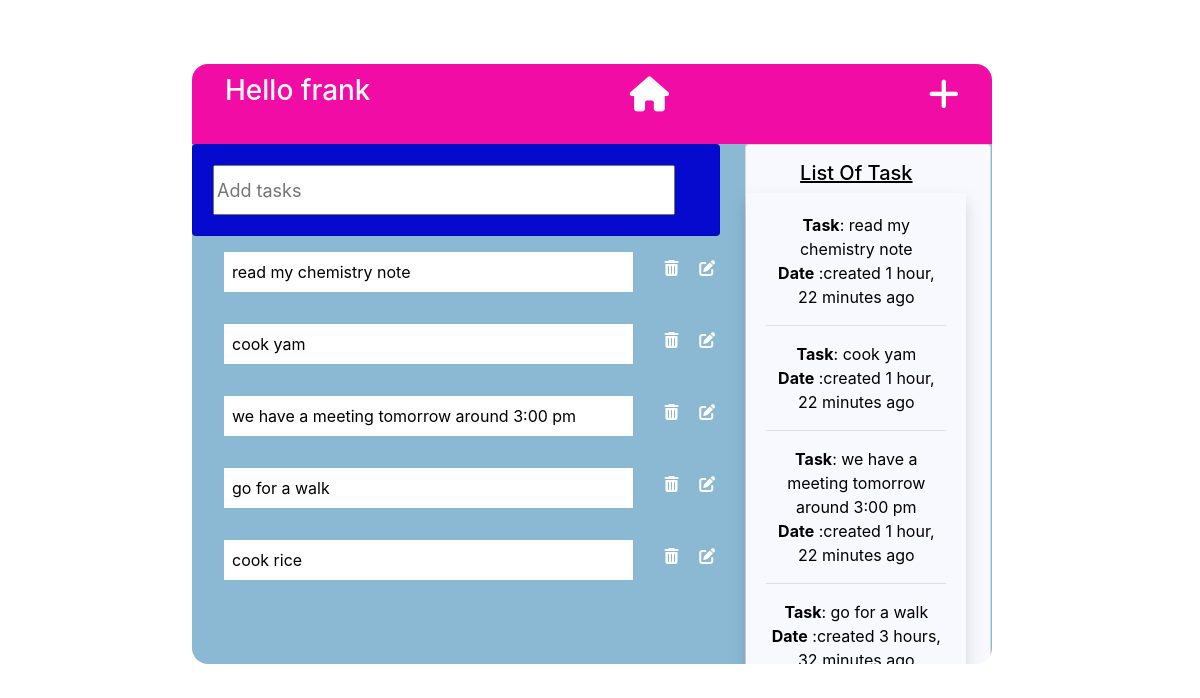
Screenshot of / (signed in) with the database file from the repository.
### app/models.py (models this page shows, shortened)
class Todo(models.Model):
    name = models.CharField(max_length=1000, blank=False, null=True)
    created = models.DateTimeField(auto_now_add=True)
    user = models.ForeignKey(User, on_delete=models.CASCADE)
    image = models.ImageField(upload_to='media', default='default')
    class Meta:
        ordering = ['-created']

### app/views.py (the view)
# urls.py: path('', views.home, name='home'),
def home(request):
    todo = Todo.objects.all()
    if request.method =='POST':
        forms = TodoForm(request.POST)
        if forms.is_valid():
            instance = forms.save(commit=False)
            instance.user = request.user
            instance.save()
            return redirect('home')
    else:
        forms = TodoForm()
    return render(request, 'home.html', {'forms':forms,'todos':todo} )

### app/forms.py
class TodoForm(ModelForm):
    name =forms.CharField(widget=forms.TextInput
                          (attrs={'class':'forms-control', 'placeholder':'Add tasks'}), label='')
    class Meta:
        model = Todo
        fields = ['name']

### app/templates/home.html (shortened to what this page needs)
{% extends 'base.html' %}
{% load static %}
{% block content %}
<link rel="stylesheet" href="{% static 'css/style.css' %}">
<link rel="stylesheet" href="https://cdnjs.cloudflare.com/ajax/libs/font-awesome/6.7.2/css/all.min.css">
<div class="menu">
    <nav>
        <div class="ul">
            <h3>Hello {{user.username}}</h3>
            <li><a href="{% url 'home' %}" title="home"><i class="fa-solid fa-house"></i></a></li>
            <li>
                <a href="" title="add task" data-toggle="modal" data-target="#exampleModal">
                    <i class="fa-solid fa-plus"></i>
                </a>
            </li>
    </nav>
    <div class="row">
        <div class="col-md-8 ">
            <div class="card" style="width: 33rem">
                <div class="card-body ">
                    <form action="" method="post">
                        {{forms}}
                    </form>
                </div>
            </div>
            {% for item in todos %}
            <div style="display: flex;">
                <p class="item_name"> {{item.name}} </p>
                <a href="{% url 'delete' item.id %}" title="Delete">
                    <i class="fa-solid fa-trash-can mt-4 pr-2" style="font-size: 16px;"></i></a>
                <a href="{% url 'update' item.id %} " title="Edit"><i class="fa-solid fa-pen-to-square mt-4"
                        style="font-size: 16px; margin-left: 0.8rem;"></i></a>
            </div>
            {% endfor %}
        </div>
        <div class="col-md-1" style=" height: 100%;">
            <div class="card" style="width: 246px; background:ghostwhite; height: 100%;">
                <h5 style="color: black; text-decoration: underline; padding-top: 1rem;">List Of Task</h5>
                <div class="card-body shadow" style="height: 100%;">
                    {% for list in todos %}
                    <p><b>Task</b>: {{list.name}} <br>
                        <b>Date</b> :created {{list.created|timesince}} ago
                    </p>
                    <hr>
                    {% endfor %}
                </div>
            </div>
        </div>
    </div>
</div>
{% endblock %}

### static/css/style.css (style rules this page uses)
.card { background: #060acf; color:black; text-align: center; justify-content: center; display: block; width: 400px; max-width: 800px; padding-right: 1.5rem; }
body { color: white; }

### app/templates/home.html (style rules this page uses)
.menu { justify-content: center; align-items: center; display: block; width: 100%; background: #8bb9d4; margin: 4rem 12rem; height: 600px; border-radius: 1rem; max-width: 800px; align-items: center; overflow: hidden; scroll-snap-type: mandatory; scroll-behavior: smooth; position: absolute; z-index: 99; scroll-behavior: smooth; overflow-y: scroll; }
nav { background: #f20ca6; color: hsl(350, 100%, 99%); height: 80px; z-index: 1000; }
.ul { display: flex; align-items: center; padding: 10px 5px; justify-content: space-between; margin: auto 28px; }
li { list-style-type: none; }
i { font-size: 35px; color: #fff; }
.forms-control { width: 100%; height: 50px; font-size: 18px; }
.item_name { color: black; align-items: center; width: 88%; height: 40px; max-height: 50px; overflow-y: hidden; background: white; justify-content: center; margin: 1rem 2rem; padding: 0.5rem; scroll-behavior: smooth; scroll-snap-type: mandatory; }

### rows the page displays
Todo: name "read my chemistry note", created "1 hour, 22 minutes"
Todo: name "cook yam", created "1 hour, 22 minutes"
Todo: name "we have a meeting tomorrow around 3:00 pm", created "1 hour, 22 minutes"
Todo: name "go for a walk", created "3 hours,…"
Todo: name "cook rice"

### other values shown
{{ user.username }} "frank"
